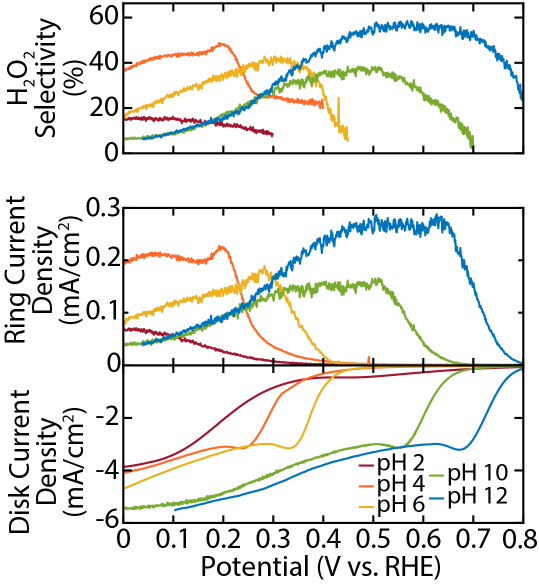
#> input picture StudyResults/phase7p2_ph_series_generalization/ACS_experimental_3panel_reference.png, 1077 x 1167 px (shown at 1/2 size)
$ python phase7p2_model_vs_data_overlay.py
#> lines starting #> are read from the running program, lines starting #| are printed output that depends on the picture; after the words box and inside, x2 and y2 are one past the last pixel; in counts of white or black regions, pixels touching at a corner belong together
"""Overlay frozen-θ_L water-route MODEL on the DIGITIZED experimental
3-panel ACS figure (Brianna Ruggiero, 0.1 M K₂SO₄ RRDE).

Two halves:
  1. Digitize the raster `ACS_experimental_3panel_reference.png` by
     color segmentation (each bulk-pH curve is a distinct MATLAB-default
     colour). Axes were calibrated from the frame/tick pixels:
       * x (shared): V_RHE 0.0 (px 247) → 0.8 (px 1045)
       * selectivity panel y∈[6,306]:  0 %  (px 306) → 60 % (px 34)
       * ring panel        y∈[415,730]: 0.0 (px 730) → 0.30 (px 415) mA/cm²
       * disk panel        y∈[730,1045]:0.0 (px 730) → −6.0 (px 1044) mA/cm²
  2. Load the model iv_curve_pH{2,4,6}.json and compute the same three
     observables on the v_rhe_deck (RHE) axis, using the EXACT formulas
     from phase7p2_ph_series_generalization.py:
       ring jr = -pc·N·A_disk/A_ring ;  disk = cd ;
       selectivity = 100·|pc| / (|pc| + max(0,(|cd|-|pc|)/2)).

Output: StudyResults/phase7p2_ph_series_generalization/
  model_vs_data_3panel_overlay.png  (experimental solid + markers,
  model dashed, matched per-pH colours) and
  digitized_experimental_3panel.json (the pulled data, persisted).

Run from PNPInverse/ (no Firedrake needed; pure post-processing).
"""
from __future__ import annotations

import json
from pathlib import Path

import numpy as np
from PIL import Image

_ROOT = Path(__file__).resolve().parents[2]
OUT = _ROOT / "StudyResults" / "phase7p2_ph_series_generalization"
IMG = OUT / "ACS_experimental_3panel_reference.png"

# ── ring/selectivity geometry (matches the generalization script) ──
A_DISK_CM2, A_RING_CM2, N_COLL = 0.19635, 0.109956, 0.224

# ── digitization calibration (pixels → data) ──────────────────────
X0_PX, X1_PX, V0, V1 = 247, 1045, 0.0, 0.8            # shared x-axis
PANELS = {
    "sel":  dict(y0=6,   y1=306,  cal=((306, 0.0), (34, 60.0))),
    "ring": dict(y0=415, y1=730,  cal=((730, 0.0), (415, 0.30))),
    "disk": dict(y0=730, y1=1045, cal=((730, 0.0), (1044, -6.0))),
}
# MATLAB-default curve colours read off the legend swatches.
REFS = {
    2:  (163, 20, 46),    # dark red
    4:  (255, 105, 41),   # orange
    6:  (237, 177, 32),   # gold
    10: (119, 172, 48),   # green   (not overlaid — model failed alkaline)
    12: (0, 114, 189),    # blue    (   "" )
}
PH_OVERLAY = [2, 4, 6]
COLOR = {2: "#A3142E", 4: "#FF6929", 6: "#E0A800"}     # plotting colours
# disk-panel legend box to exclude from segmentation (px)
LEGEND_BOX = dict(x0=690, x1=1015, y0=898, y1=1040)

SAT_MIN = 45          # min (max-min) channel spread to count as "coloured"
TOL = 78              # max RGB distance to a reference colour


def _xpix_to_v(x: np.ndarray) -> np.ndarray:
    return V0 + (x - X0_PX) * (V1 - V0) / (X1_PX - X0_PX)


def _ypix_to_val(y: np.ndarray, panel: str) -> np.ndarray:
    (ya, va), (yb, vb) = PANELS[panel]["cal"]
    return va + (y - ya) * (vb - va) / (yb - ya)


def _classify(arr: np.ndarray) -> np.ndarray:
    """Per-pixel nearest-reference label (-1 = none). arr: (H,W,3) int."""
    sat = arr.max(2) - arr.min(2)
    coloured = sat >= SAT_MIN
    labels = np.full(arr.shape[:2], -1, dtype=int)
    best = np.full(arr.shape[:2], 1e9)
    for ph, c in REFS.items():
        d = np.sqrt(((arr - np.array(c)) ** 2).sum(2))
        take = coloured & (d < TOL) & (d < best)
        labels[take] = ph
        best[take] = d[take]
    return labels


def digitize(arr: np.ndarray) -> dict:
    """Return {panel: {ph: (V[], val[])}} by column-median segmentation."""
    labels = _classify(arr)
    out: dict = {}
    for panel, cfg in PANELS.items():
        y0, y1 = cfg["y0"] + 2, cfg["y1"] - 2
        out[panel] = {}
        for ph in PH_OVERLAY:
            vs, vals = [], []
            for x in range(X0_PX + 1, X1_PX):
                col = labels[y0:y1, x]
                rows = np.where(col == ph)[0]
                if rows.size == 0:
                    continue
                if panel == "disk":  # drop legend-box hits
                    yabs = y0 + rows
                    keep = ~((x >= LEGEND_BOX["x0"]) & (x <= LEGEND_BOX["x1"])
                             & (yabs >= LEGEND_BOX["y0"])
                             & (yabs <= LEGEND_BOX["y1"]))
                    rows = rows[keep]
                    if rows.size == 0:
                        continue
                vs.append(x)
                vals.append(y0 + np.median(rows))
            if not vs:
                continue
            V = _xpix_to_v(np.array(vs))
            val = _ypix_to_val(np.array(vals), panel)
            out[panel][ph] = (V, val)
    return out


def model_curves(ph_float: float) -> dict:
    d = json.load(open(OUT / f"iv_curve_pH{ph_float}.json"))
    v = np.array(d["v_rhe_deck"], float)
    cd = np.array([c if c is not None else np.nan for c in d["cd_mA_cm2"]], float)
    pc = np.array([p if p is not None else np.nan for p in d["pc_mA_cm2"]], float)
    o = np.argsort(v)
    v, cd, pc = v[o], cd[o], pc[o]
    jr = -pc * N_COLL * A_DISK_CM2 / A_RING_CM2
    with np.errstate(divide="ignore", invalid="ignore"):
        r2 = np.abs(pc)
        r4 = np.maximum(0.0, (np.abs(cd) - np.abs(pc)) / 2.0)
        sel = 100.0 * r2 / (r2 + r4)
    # selectivity is meaningless once the ORR current vanishes (0/0 →
    # climbs to ~73%); restrict to measurable current, as the metrics
    # script does (|cd| > 0.02 mA/cm²) — this also matches the V-domain
    # over which the experimental selectivity curves actually exist.
    sel = np.where(np.abs(cd) > 0.02, sel, np.nan)
    return {"v": v, "sel": sel, "ring": jr, "disk": cd}


def _v_to_xpix(v: np.ndarray) -> np.ndarray:
    return X0_PX + (np.asarray(v) - V0) * (X1_PX - X0_PX) / (V1 - V0)


def _val_to_ypix(val: np.ndarray, panel: str) -> np.ndarray:
    (ya, va), (yb, vb) = PANELS[panel]["cal"]
    return ya + (np.asarray(val) - va) * (yb - ya) / (vb - va)


def write_verification(arr: np.ndarray, data: dict, dest: Path) -> None:
    """Re-project digitized points onto the source raster to prove the
    color segmentation + axis calibration are correct."""
    import matplotlib
    matplotlib.use("Agg")
    import matplotlib.pyplot as plt
    fig, a = plt.subplots(figsize=(8, 9))
    a.imshow(arr.astype("uint8"))
    for panel, d in data.items():
        for ph, (V, val) in d.items():
            a.plot(_v_to_xpix(V), _val_to_ypix(val, panel), ".",
                   ms=1.6, color="black")
    a.set_title("digitized points (black) re-projected onto source image",
                fontsize=10)
    a.axis("off")
    fig.tight_layout()
    fig.savefig(dest, dpi=150)
    print("wrote", dest)


def main() -> None:
    import matplotlib
    matplotlib.use("Agg")
    import matplotlib.pyplot as plt

    arr = np.asarray(Image.open(IMG).convert("RGB")).astype(int)
    data = digitize(arr)
#> in _classify, `sat = arr.max(2) - arr.min(2)`:
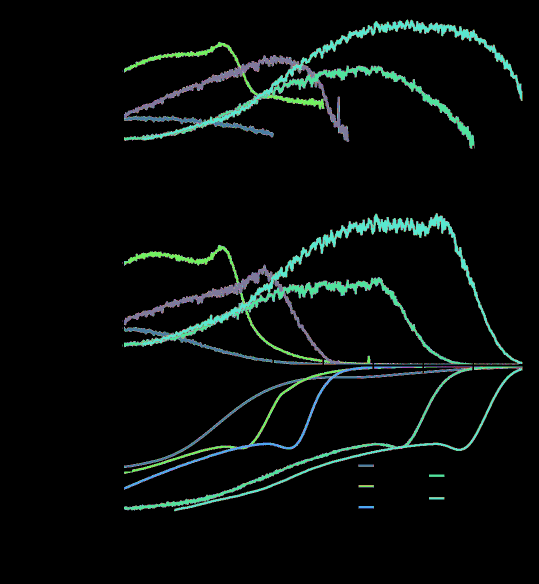
#> sat: shape (1167, 1077) int64 (shown at 1/2 size); 205 distinct labels, from 0 to 214; one colour per label, 0 black
#> in _classify, `coloured = sat >= SAT_MIN`:
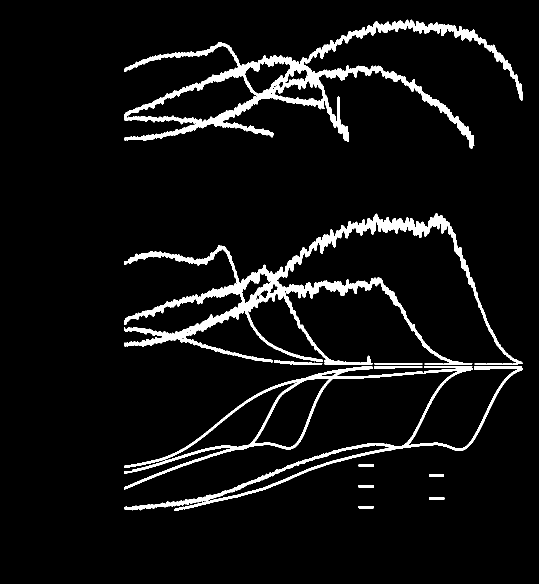
#> coloured: shape (1167, 1077) bool (shown at 1/2 size); 6.1% white; 12 white regions, largest, box (x1, y1, x2, y2) and area: (248, 426, 1045, 729) 29881, (248, 39, 1045, 298) 27856, (248, 733, 1045, 1022) 17551
#> the loop in _classify, `for ph, c in REFS.items():` made 5 passes
#> pass 1, in _classify, `take = coloured & (d < TOL) & (d < best)`:
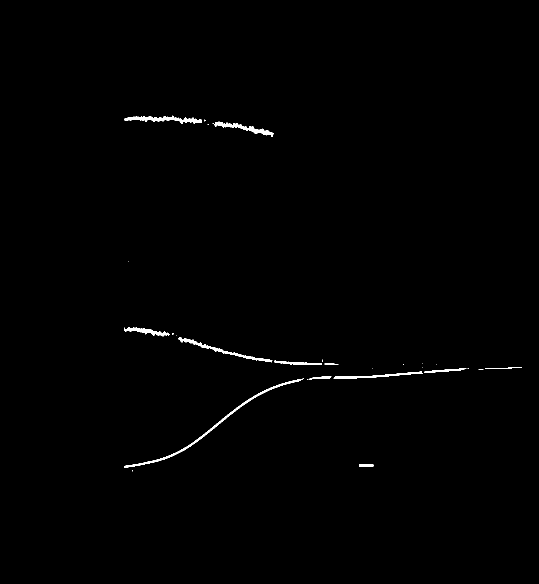
#> take: shape (1167, 1077) bool (shown at 1/2 size); 0.54% white; 28 white regions (16 under 20 px), largest, box (x1, y1, x2, y2) and area: (249, 757, 608, 936) 1555, (249, 231, 404, 248) 1039, (356, 674, 545, 725) 961
#> pass 2, in _classify, `d = np.sqrt(((arr - np.array(c)) ** 2).sum(2))`:
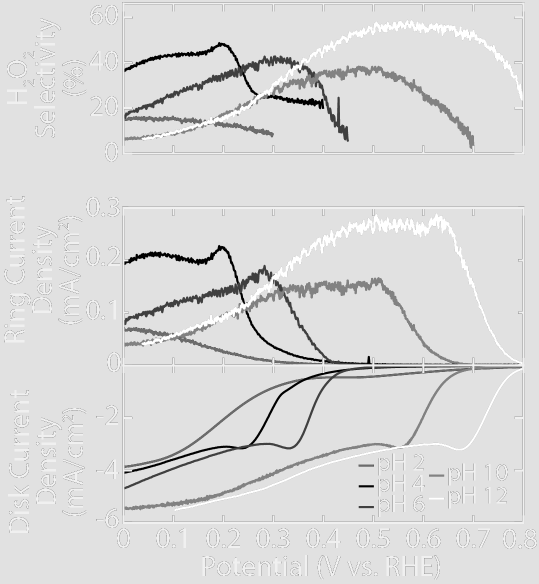
#> d: shape (1167, 1077) float64 (shown at 1/2 size); min 0, max 295, mean 254.6; drawn with min black and max white
#> after the loop in _classify, `for ph, c in REFS.items():`:
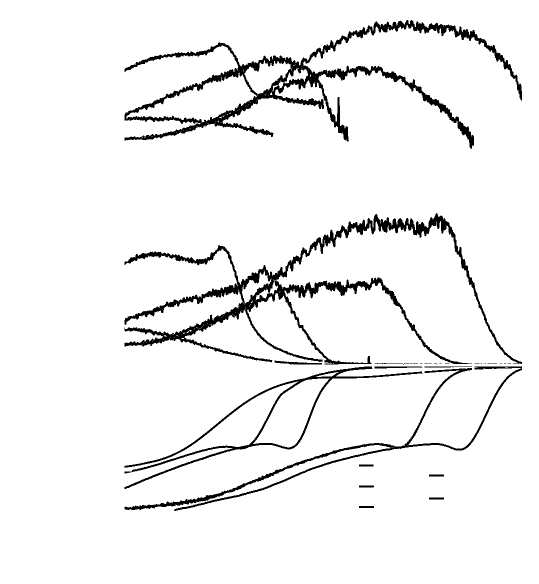
#> best: shape (1167, 1077) float64 (shown at 1/2 size); min 0, max 1e+09, mean 946761729.4; drawn with min black and max white
#> after the loop in _classify, `for ph, c in REFS.items():`:
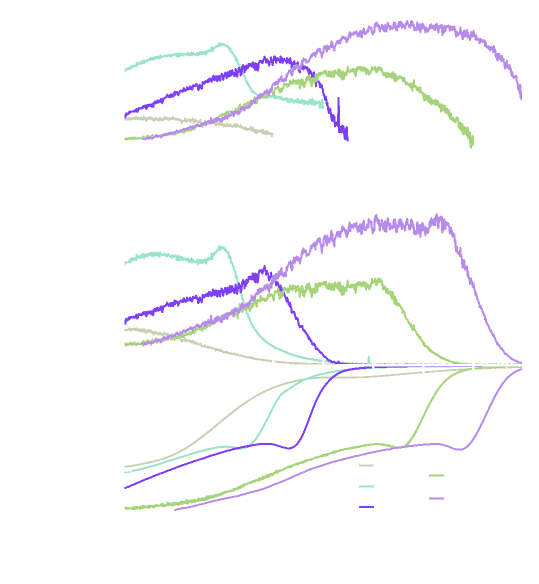
#> labels: shape (1167, 1077) int64 (shown at 1/2 size); 6 distinct labels, from -1 to 12; one colour per label, 0 black, -1 white
#> after the loop in digitize, `for panel, cfg in PANELS.items():`: out = 3 items
#> data = 3 items

    # persist the pulled experimental data
    dump = {p: {str(ph): {"v_rhe": V.tolist(), "value": val.tolist()}
                for ph, (V, val) in d.items()} for p, d in data.items()}
#> dump = 3 items
    (OUT / "digitized_experimental_3panel.json").write_text(json.dumps(dump, indent=1))

    write_verification(arr, data, OUT / "digitization_verification.png")
#> the loop in write_verification, `for panel, d in data.items():` made 3 passes
#> panel on passes 1 to 3: 'sel', 'ring', 'disk'
#> in write_verification, `fig.savefig(dest, dpi=150)`:
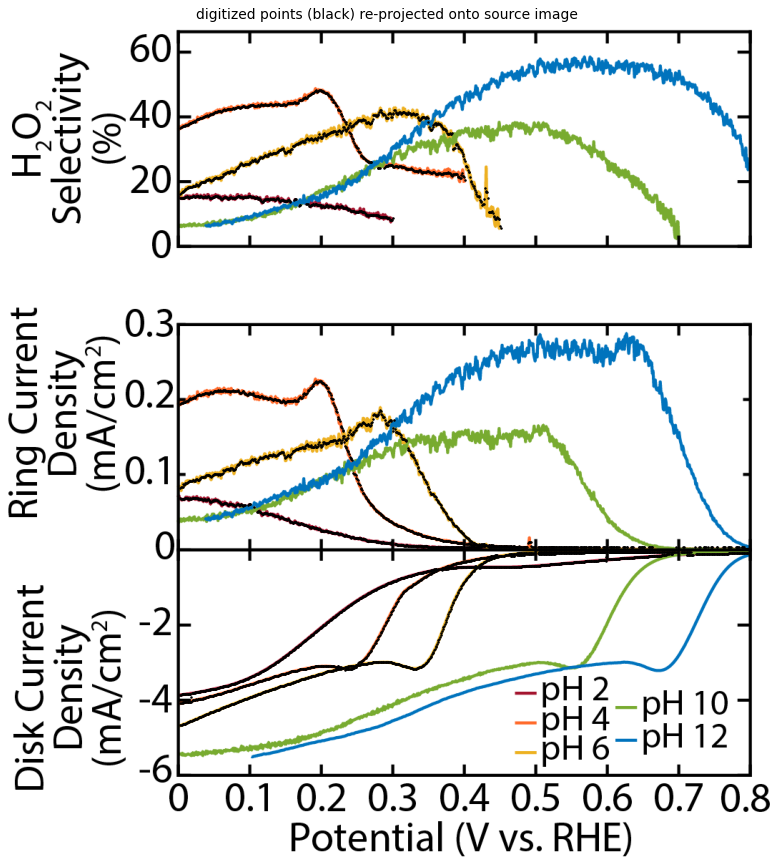
#> figure drawn by matplotlib, 1 panel

    models = {ph: model_curves(float(ph)) for ph in PH_OVERLAY}

    from matplotlib.lines import Line2D

    fig, ax = plt.subplots(3, 1, figsize=(7.2, 10.5), sharex=True)
    panels = [("sel", "H$_2$O$_2$ Selectivity (%)", (0, 80)),
              ("ring", "Ring Current\nDensity (mA/cm$^2$)", (0, 0.40)),
              ("disk", "Disk Current\nDensity (mA/cm$^2$)", (-5.0, 0.3))]
    for a, (key, ylab, ylim) in zip(ax, panels):
        for ph in PH_OVERLAY:
            c = COLOR[ph]
            if ph in data[key]:
                V, val = data[key][ph]
                a.plot(V, val, "-", color=c, lw=1.2, alpha=0.6)
            m = models[ph]
            a.plot(m["v"], m[key], "--", color=c, lw=2.2, marker="o", ms=3.5)
        a.set_ylabel(ylab)
        a.set_ylim(*ylim)
        a.grid(alpha=0.25)
    ax[0].set_title("Frozen-θ$_L$ water-route MODEL vs experimental ACS data\n"
                    "K$_2$SO$_4$ RRDE — bulk pH 2 / 4 / 6", fontsize=10)

    ph_keys = [Line2D([], [], color=COLOR[ph], lw=3, label=f"pH {ph}")
               for ph in PH_OVERLAY]
    style_keys = [
        Line2D([], [], color="0.35", lw=1.4, alpha=0.7,
               label="experimental (digitized)"),
        Line2D([], [], color="0.35", lw=2.2, ls="--", marker="o", ms=4,
               label="frozen-θ$_L$ model"),
    ]
    leg1 = ax[0].legend(handles=ph_keys, fontsize=8, ncol=3,
                        loc="upper left", framealpha=0.9, title="colour = pH")
    ax[0].add_artist(leg1)
    ax[0].legend(handles=style_keys, fontsize=8, loc="lower right",
                 framealpha=0.9)
    ax[-1].set_xlabel("Potential (V vs. RHE)")
    ax[-1].set_xlim(0.0, 0.8)
    fig.tight_layout()
    dest = OUT / "model_vs_data_3panel_overlay.png"
    fig.savefig(dest, dpi=160)
    print("wrote", dest)
    print("wrote", OUT / "digitized_experimental_3panel.json")
    # quick coverage report
    for key, _, _ in panels:
        for ph in PH_OVERLAY:
            n = len(data[key].get(ph, ([],))[0]) if ph in data[key] else 0
            print(f"  {key:4s} pH{ph}: {n} digitized pts")


if __name__ == "__main__":
#> (the run stopped early here; a loop or call above may not have finished)

$ run again, with StudyResults/phase7p2_ph_series_generalization/model_3panel_acidic.png copied over StudyResults/phase7p2_ph_series_generalization/ACS_experimental_3panel_reference.png
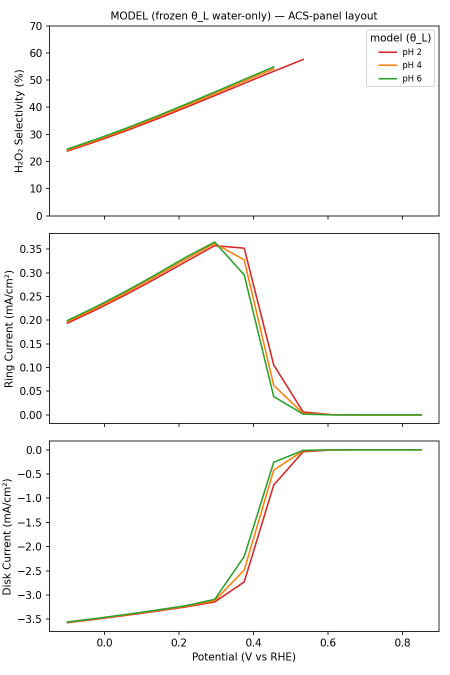
#> input picture StudyResults/phase7p2_ph_series_generalization/model_3panel_acidic.png, 900 x 1350 px (shown at 1/2 size)
#> sat: shape (1350, 900) int64; 242 distinct labels, from 0 to 241
#> in _classify, `coloured = sat >= SAT_MIN`:
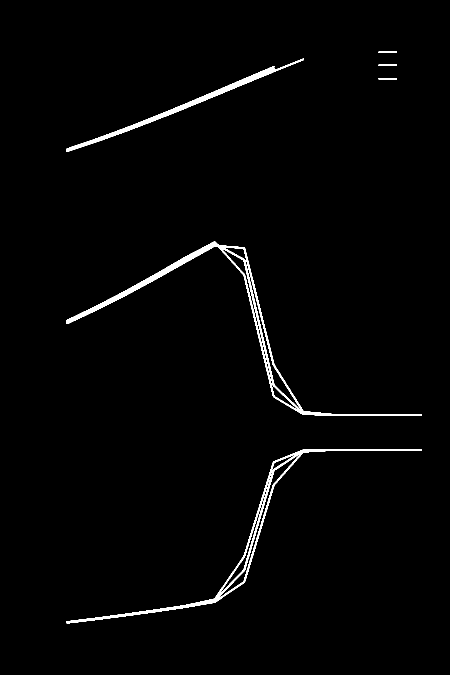
#> coloured: shape (1350, 900) bool (shown at 1/2 size); 1.6% white; 6 white regions, box (x1, y1, x2, y2) and area: (133, 483, 844, 832) 8574, (133, 898, 844, 1247) 6533, (133, 117, 608, 304) 4253, (757, 103, 794, 106) 111, (757, 129, 794, 132) 111, (757, 156, 794, 159) 111
#> after the loop in _classify, `for ph, c in REFS.items():`:
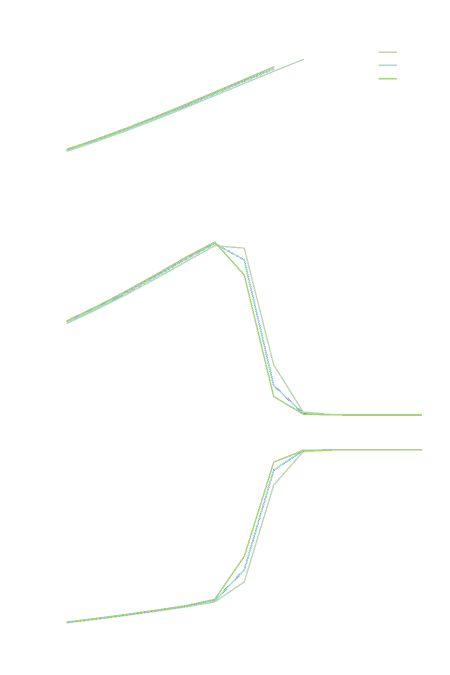
#> labels: shape (1350, 900) int64 (shown at 1/2 size); 5 distinct labels, from -1 to 10; one colour per label, 0 black, -1 white
#> after the loop in digitize, `for panel, cfg in PANELS.items():`: out = 1 item

$ run again, with StudyResults/phase7p2_ph_series_generalization/model_vs_expinfo_metrics.png copied over StudyResults/phase7p2_ph_series_generalization/ACS_experimental_3panel_reference.png
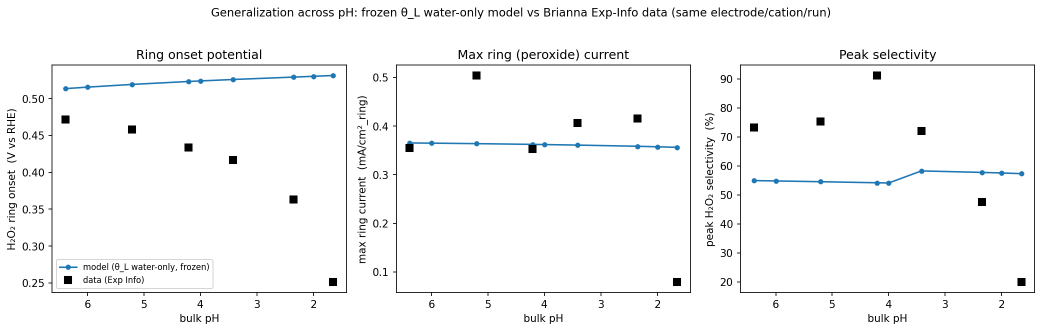
#> input picture StudyResults/phase7p2_ph_series_generalization/model_vs_expinfo_metrics.png, 2084 x 663 px (shown at 1/2 size)
#> sat: shape (663, 2084) int64; 150 distinct labels, from 0 to 149
#> in _classify, `coloured = sat >= SAT_MIN`:
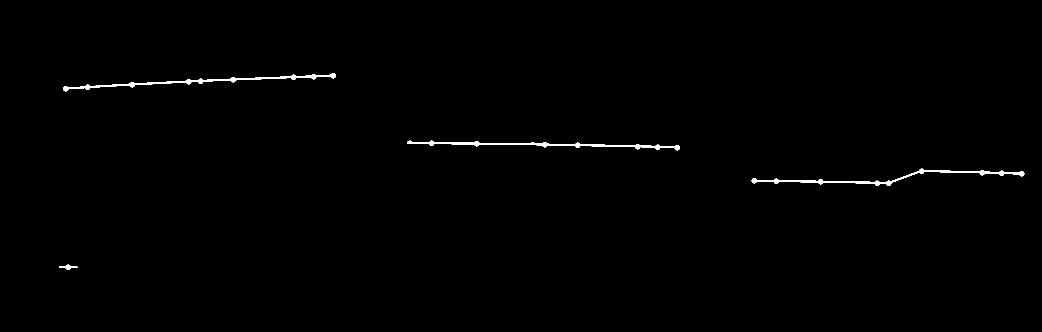
#> coloured: shape (663, 2084) bool (shown at 1/2 size); 0.53% white; 4 white regions, box (x1, y1, x2, y2) and area: (1503, 337, 2049, 372) 2398, (126, 146, 672, 183) 2383, (814, 281, 1360, 301) 2339, (118, 529, 155, 540) 171
#> after the loop in _classify, `for ph, c in REFS.items():`:
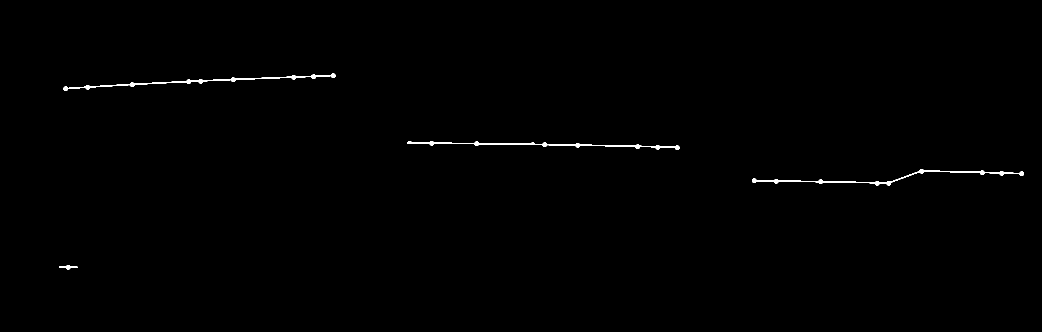
#> labels: shape (663, 2084) int64 (shown at 1/2 size); values -1 (black) and 12 (white), 0.4% white; 4 white regions, box (x1, y1, x2, y2) and area: (1504, 338, 2048, 371) 1809, (127, 147, 671, 182) 1800, (815, 282, 1359, 300) 1718, (118, 530, 155, 539) 153
#> after the loop in digitize, `for panel, cfg in PANELS.items():`: out = 3 items
#> the loop in write_verification, `for panel, d in data.items():` made 3 passes
#> panel on passes 1 to 3: 'sel', 'ring', 'disk'
